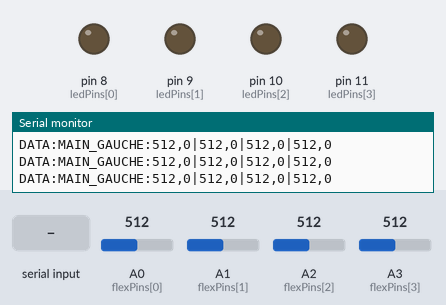
A sketch run on a simulated Arduino Nano, built with avr-gcc and run on an emulated ATmega328P. Shown: output pins drawn as LEDs (lit = HIGH), the last lines printed to the serial monitor. Inputs (shaded band) come from the test bench; at power-on: A0 (flexPins[0]) = 512, A1 (flexPins[1]) = 512, A2 (flexPins[2]) = 512, A3 (flexPins[3]) = 512.

Above: at 5.2 s.
5.3 s: "C\n" received over Serial
At 5.42 s:
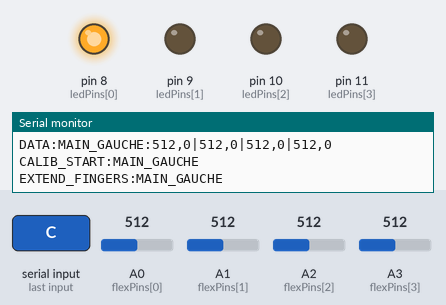
At 13.7 s:
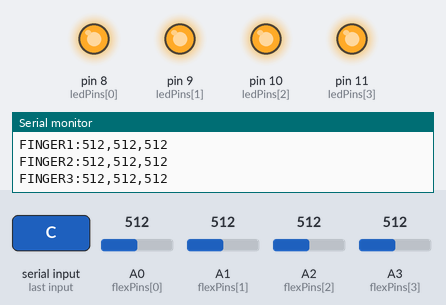
Timing chart, 0 to 15.9 s (numbered marks = the images above; inputs shaded):
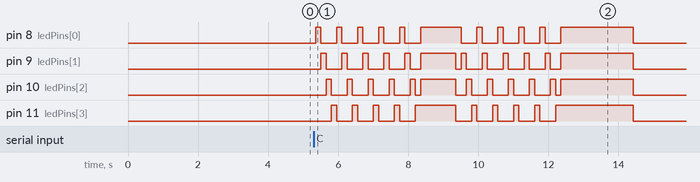

The sketch:

main_gauche.ino
```cpp
// GANT GAUCHE - Arduino NANO avec HC-06
// Ce code gère uniquement les flex sensors

// Configuration des pins
const int flexPins[4] = {A0, A1, A2, A3};
const int ledPins[4] = {8, 9, 10, 11};

// Variables de calibration
int seuils[4];
int minVals[4];
int maxVals[4];
bool calibrationDone = false;

// Identifiant du gant
const String HAND_ID = "MAIN_GAUCHE";

void setup() {
  Serial.begin(9600);

  // Configuration des LEDs
  for (int i = 0; i < 4; i++) {
    pinMode(ledPins[i], OUTPUT);
    digitalWrite(ledPins[i], LOW);
  }

  Serial.println("READY:" + HAND_ID);

  // Auto-calibration au démarrage
  delay(2000);
  autoCalibration();
}

void loop() {
  // Vérifier les commandes Bluetooth
  if (Serial.available()) {
    String cmd = Serial.readStringUntil('\n');
    cmd.trim();

    if (cmd == "C" || cmd == "CALIBRATE") {
      calibration();
    } else if (cmd == "R" || cmd == "RESET") {
      calibrationDone = false;
      Serial.println("RESET_OK:" + HAND_ID);
    } else if (cmd == "AUTO_CALIB") {
      autoCalibration();
    }
  }

  // Envoyer les données si calibré
  if (calibrationDone) {
    sendSensorData();
  }

  delay(50); // 20Hz
}

void autoCalibration() {
  Serial.println("CALIB_START:" + HAND_ID);

  int tempMin[4], tempMax[4];

  // Initialiser avec les premières valeurs
  for (int i = 0; i < 4; i++) {
    int val = analogRead(flexPins[i]);
    tempMin[i] = val;
    tempMax[i] = val;
  }

  // Échantillonner pendant 2 secondes
  for (int sample = 0; sample < 40; sample++) {
    for (int i = 0; i < 4; i++) {
      int val = analogRead(flexPins[i]);
      if (val < tempMin[i]) tempMin[i] = val;
      if (val > tempMax[i]) tempMax[i] = val;
    }
    delay(50);
  }

  // Configurer les seuils avec marge
  for (int i = 0; i < 4; i++) {
    int range = tempMax[i] - tempMin[i];
    minVals[i] = max(0, tempMin[i] - (range * 10 / 100));
    maxVals[i] = min(1023, tempMax[i] + (range * 10 / 100));
    seuils[i] = tempMin[i] + (range * 55 / 100); // 55% du range
  }

  calibrationDone = true;

  Serial.println("CALIB_DONE:" + HAND_ID);
  for (int i = 0; i < 4; i++) {
    Serial.print("FINGER" + String(i) + ":");
    Serial.print(minVals[i]);
    Serial.print(",");
    Serial.print(maxVals[i]);
    Serial.print(",");
    Serial.println(seuils[i]);
  }
}

void calibration() {
  Serial.println("CALIB_START:" + HAND_ID);
  Serial.println("EXTEND_FINGERS:" + HAND_ID);

  // Animation LED
  for (int countdown = 5; countdown > 0; countdown--) {
    for (int i = 0; i < 4; i++) {
      digitalWrite(ledPins[i], HIGH);
      delay(150);
      digitalWrite(ledPins[i], LOW);
    }
    Serial.println("COUNTDOWN:" + HAND_ID + ":" + String(countdown));
  }

  // Lecture valeurs minimales (doigts droits)
  for (int i = 0; i < 4; i++) {
    minVals[i] = analogRead(flexPins[i]);
    digitalWrite(ledPins[i], HIGH);
  }
  delay(1000);

  Serial.println("BEND_FINGERS:" + HAND_ID);

  for (int i = 0; i < 4; i++) {
    digitalWrite(ledPins[i], LOW);
  }

  for (int countdown = 5; countdown > 0; countdown--) {
    for (int i = 0; i < 4; i++) {
      digitalWrite(ledPins[i], HIGH);
      delay(150);
      digitalWrite(ledPins[i], LOW);
    }
    Serial.println("COUNTDOWN:" + HAND_ID + ":" + String(countdown));
  }

  // Lecture valeurs maximales (doigts pliés)
  for (int i = 0; i < 4; i++) {
    maxVals[i] = analogRead(flexPins[i]);
    seuils[i] = minVals[i] + ((maxVals[i] - minVals[i]) * 55 / 100);
    digitalWrite(ledPins[i], HIGH);
  }

  calibrationDone = true;

  Serial.println("CALIB_DONE:" + HAND_ID);
  for (int i = 0; i < 4; i++) {
    Serial.print("FINGER" + String(i) + ":");
    Serial.print(minVals[i]);
    Serial.print(",");
    Serial.print(maxVals[i]);
    Serial.print(",");
    Serial.println(seuils[i]);
  }

  delay(2000);
  for (int i = 0; i < 4; i++) {
    digitalWrite(ledPins[i], LOW);
  }
}

void sendSensorData() {
  String flexData = "";

  for (int i = 0; i < 4; i++) {
    int val = analogRead(flexPins[i]);
    bool isBent = (val > seuils[i]);

    digitalWrite(ledPins[i], isBent ? HIGH : LOW);

    flexData += String(val) + "," + (isBent ? "1" : "0");
    if (i < 3) flexData += "|";
  }

  Serial.println("DATA:" + HAND_ID + ":" + flexData);
}
```

Measured:
- after the input at 5.3 s, pin 8 (ledPins[0]): goes 5 × (HIGH 0.15 s, LOW 0.45 s), HIGH 1.2 s, 4 × (LOW 0.45 s, HIGH 0.15 s), LOW 0.45 s, HIGH 2.1 s, then LOW, starting after 0.05 s; pin 9 (ledPins[1]): LOW → HIGH after 0.20 s, → LOW 0.15 s later, → HIGH 0.45 s later, → LOW 0.15 s later, … (24 changes in this stretch)
